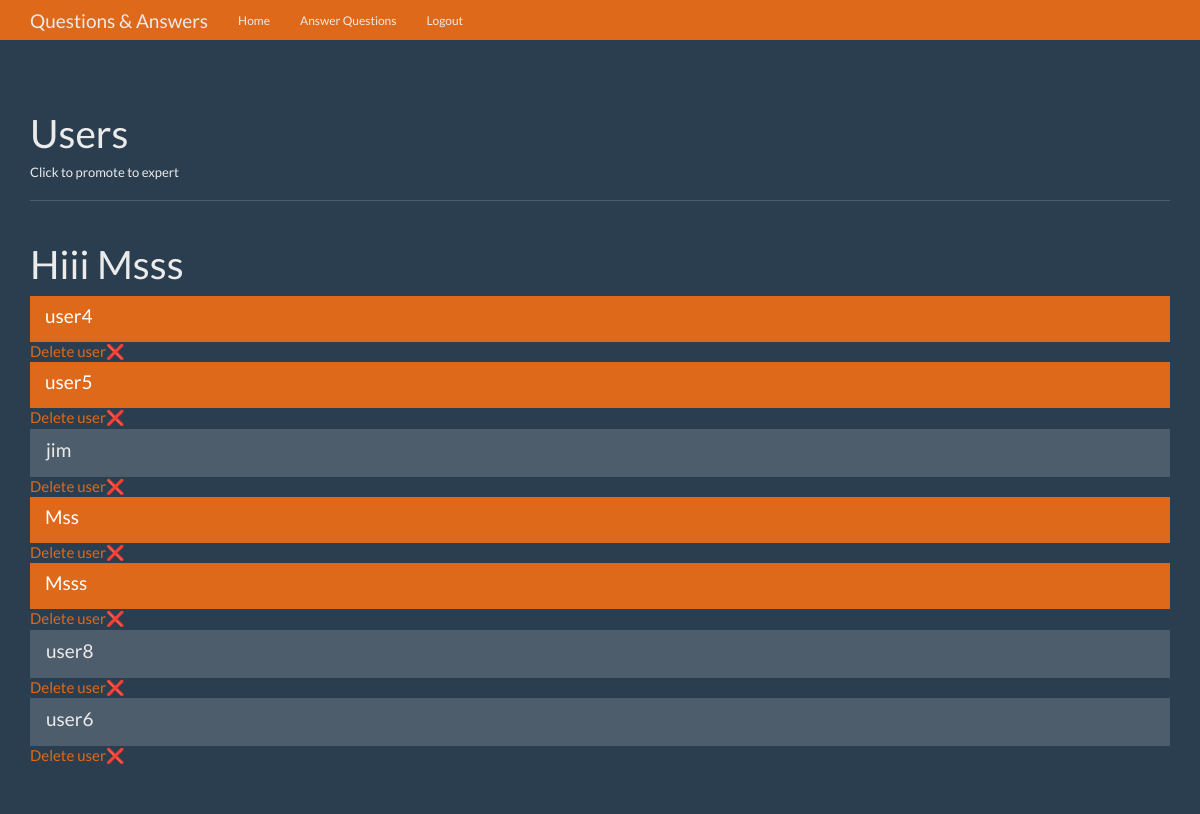
Screenshot of /users (signed in) with the database file from the repository.
### tables this page shows
CREATE TABLE User (
id integer primary key autoincrement,
name text not null,
password text not null,
expert boolean not null,
admin boolean not null
);

### app.py (the view)
@app.route('/users')
def users():
    user = get_current_user()
    db = get_db()
    cur = db.execute('select id, name, expert from user where admin =?', [0])
    users = cur.fetchall()
    return render_template('users.html', users=users, user=user)

### app.py (called while the page is built)
def get_current_user():
    user_result = None
    if 'user' in session:
        user = session['user']
        db = connect_db()
        user_query = db.execute(
            'select id, name, password, expert, admin from user where name =?', [user])
        user_result = user_query.fetchone()
    return user_result

### database.py (called while the page is built)
def connect_db():
    sql = sqlite3.connect('data.db')
    sql.row_factory = sqlite3.Row
    return sql

def get_db():
    if not hasattr(g, 'sqlite3'):
        g.sqlite_db = connect_db()
    return g.sqlite_db

### templates/users.html (shortened to what this page needs)
{%extends 'base.html'%} {%from 'macro.html' import links%}  {%block nav%}{%endblock%} {%block body%}
<div class="page-header">
  <h1>Users</h1>
  <h6>Click to promote to expert</h6>
</div>
<div class="row">
  <div class="col-lg-12">
    <div class="list-group">
      {%if user%}
      <h1>Hiii {{user.name}}</h1>
      {% for user_on in users %}
      <a
        href="{{ url_for('change_status',user_id=user_on.id) }}"
        class="list-group-item {% if user_on.expert %} active {% endif %}"
      >
        <h4 class="list-group-item-heading">{{ user_on.name }}</h4>
        <a href="{{ url_for('delete_user',user_id=user_on.id) }}"
          >Delete user❌</a
        >
      </a>
      {% endfor %} {%endif%}
    </div>
  </div>
  {%endblock%}

### static/theme.css (style rules this page uses)
body { padding-top: 70px; padding-bottom: 30px; }

### rows the page displays
User: name "Msss"
User: name "user4"
User: name "user5"
User: name "jim"
User: name "Mss"
User: name "user8"
User: name "user6"
